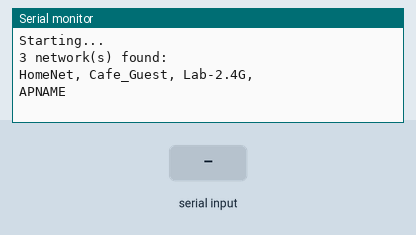
Recording of a sketch running on a simulated ESP8266 (NodeMCU). Parts: the last lines printed to the serial monitor. The test bench sets the inputs (shaded band). WiFi joins after 1.5 s; servers stay silent unless stated; a WiFi scan finds three made-up networks; uploads are accepted with an empty reply.

Above: at 2.8 s.
2.9 s: "90 45\n" received over Serial
At 3.3 s:
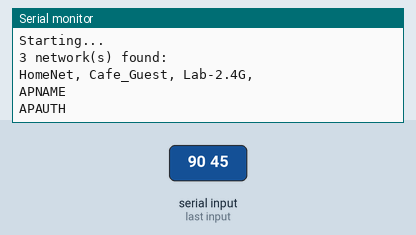
4.4 s: "30 150\n" received over Serial
At 6.7 s:
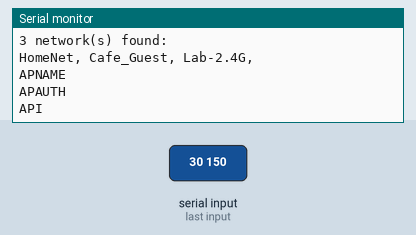
7.4 s: "1\n" received over Serial
At 8.6 s:
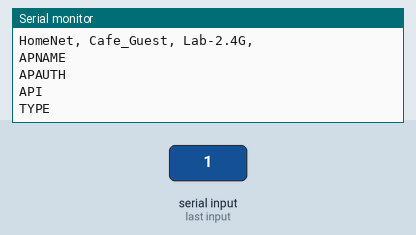
8.9 s: "2\n" received over Serial
At 10.1 s:
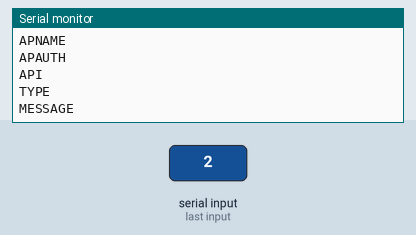
10.4 s: "3\n" received over Serial
At 10.56 s:
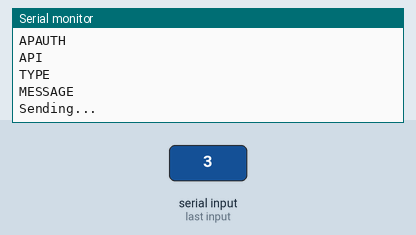

Measured:
- after the input at 2.9 s, the serial monitor: prints a new line at once (image 1)
- after the input at 4.4 s, the serial monitor: prints a new line after 1.5 s (image 2)
- after the input at 7.4 s, the serial monitor: prints a new line at once (image 3)
- after the input at 8.9 s, the serial monitor: prints a new line at once (image 4)
- after the input at 10.4 s, the serial monitor: prints a new line at once (image 5)

The sketch:

POST_Json_reg_UART.ino
```cpp
#include <Arduino.h>
#include <ESP8266WiFi.h>
#include <ESP8266WiFiMulti.h>
#include <ESP8266HTTPClient.h>

#define USE_SERIAL Serial

ESP8266WiFiMulti WiFiMulti;


char* waitForInput(const char* prompt, int maxSize, int timeoutMillis = 5000) {
    USE_SERIAL.println(prompt);
    USE_SERIAL.flush();
    char* inputBuffer = new char[maxSize];

    size_t index = 0;
    unsigned long startMillis = millis();  // Record the start time

    while (true) {
        while (USE_SERIAL.available() > 0) {
            char c = USE_SERIAL.read();
            inputBuffer[index++] = c;
            if (c == '\n' || c == '\r') {
                while (index > 0 && (inputBuffer[index - 1] == '\n' || inputBuffer[index - 1] == '\r' || inputBuffer[index - 1] == ' ')) {
                    index--;
                }
                inputBuffer[index] = '\0';
                return inputBuffer;
            }
        }
        // if(index > 0) break;
        delay(10);
    }

    // Timeout reached, return what's collected so far
    inputBuffer[index] = '\0';  // Null-terminate the buffer
    return inputBuffer;
}


void freeInputBuffer(char* buffer) {
    delete[] buffer;
}


char* API_HOME;


void postRequest(char* dataType, char* uartData) {
  HTTPClient http;
  int type = dataType[0] - 48;
  char* endPoint;
  switch(type){
    case 1:
      endPoint = "/acc";
      break;
    case 2:
      endPoint = "/gps";
      break;
    case 3:
      endPoint = "/oxi";
      break;
    case 4:
      endPoint = "/prs";
      break;
    default:
      endPoint = "";
      break;
  }
  freeInputBuffer(dataType);

  USE_SERIAL.println("Sending...");

  char* API = new char[strlen(API_HOME) + strlen(endPoint) + 1];
  API[0] = '\0';
  strcat(API, API_HOME);
  strcat(API, endPoint);
  http.begin(API);
  freeInputBuffer(API);
  http.addHeader("Content-Type", "application/json");
  int httpResponseCode = http.POST(uartData);
  USE_SERIAL.println(uartData);
  freeInputBuffer(uartData);
  if (httpResponseCode > 0) {
      USE_SERIAL.printf("[HTTP] POST... code: %d\n", httpResponseCode);

      if (httpResponseCode == HTTP_CODE_OK) {
          USE_SERIAL.println(http.getString());
      }
  } else {
      USE_SERIAL.printf("[HTTP] POST... failed, error: %s\n", http.errorToString(httpResponseCode).c_str());
  }
  USE_SERIAL.flush();
  http.end();
}


void setup() {
    USE_SERIAL.begin(115200);
    USE_SERIAL.println("Starting...");
    USE_SERIAL.flush();

    WiFi.mode(WIFI_STA); // Config to Allow it to connect to WIFI APs
    WiFi.disconnect(); // Disconnect Previously Connected Wifi in case of Change
    int n = WiFi.scanNetworks(); // Debugging purpose Scan Networks
    USE_SERIAL.print(n);
    USE_SERIAL.println(" network(s) found:");
    for (int i = 0; i < n; i++)
    {
      USE_SERIAL.print(WiFi.SSID(i) + ", ");
    }
    USE_SERIAL.println();
    char* APNAME;
    char* APAUTH;
    do{
      APNAME = waitForInput("APNAME", 100); // Wait for Rpi to Send the APNAME
      APAUTH = waitForInput("APAUTH", 100); // Wait for Rpi to Send the APAUTH
      WiFiMulti.addAP(APNAME, APAUTH);
    }while(WiFiMulti.run() != WL_CONNECTED);

    freeInputBuffer(APNAME); // Delete Unused Data
    freeInputBuffer(APAUTH); // Delete Unused Data

    API_HOME = waitForInput("API", 100); // Wait for Rpi to send the API URL
}


void loop() {
    if (WiFiMulti.run() == WL_CONNECTED) {
        char* dataType = waitForInput("TYPE", 2); // Get the Data Type to be Sent
        /*
          dataType can be:
          1 -> Accelerometer Data
          2 -> GPS Data
          3 -> Oximeter Data
        */
        char* uartData = waitForInput("MESSAGE", 2048); // Send Confirmation that ESP is ready to receive Data
        postRequest(dataType, uartData); // Send the request to the Server based on the Data Type

        delay(100); // To avoid Tight Looping
    }
}
```
